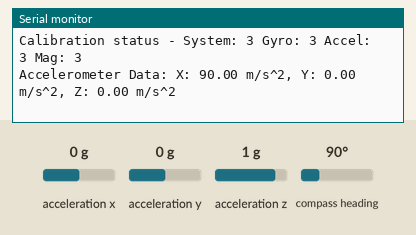
Simulated run of this sketch. Board: Arduino Uno, built for the host (arithmetic inside an expression is 32-bit, double 64-bit). Parts: the last lines printed to the serial monitor. The test bench sets the inputs (shaded band); at power-on: acceleration x 0 g, acceleration y 0 g, acceleration z 1 g, compass heading 90°. EEPROM starts erased.

Above: at 3.2 s.
3.3 s: acceleration x set to -1.4 g
At 4.6 s:
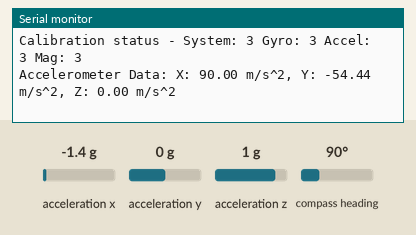
4.8 s: acceleration y set to -1.4 g
At 5.6 s:
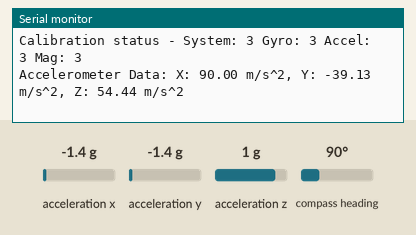
6.3 s: acceleration z set to -1.4 g
At 7.5 s:
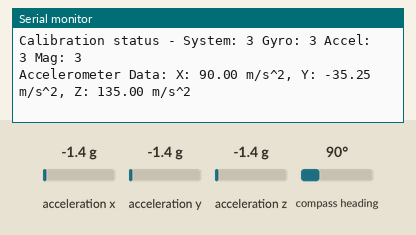
7.8 s: compass heading set to 7°
At 8.5 s:
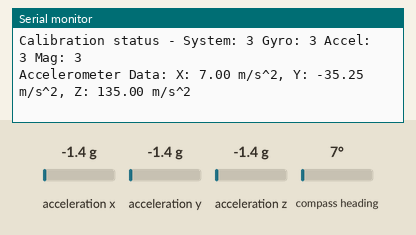
Timing chart, 0 to 10.3 s (numbered marks = the images above; inputs shaded):
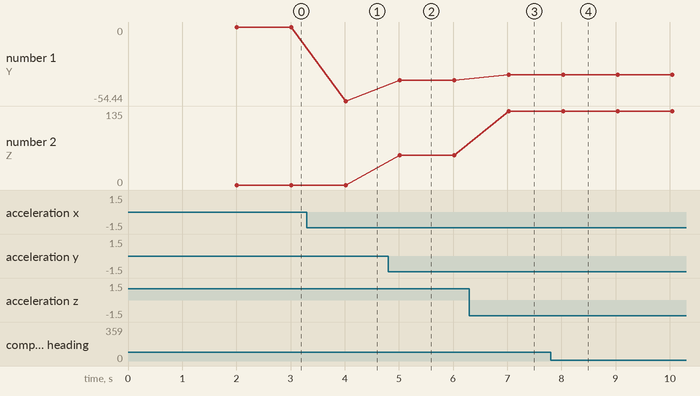

The sketch:

sensor_calibration.ino
```cpp
#include <Wire.h>
#include <Adafruit_Sensor.h>
#include <Adafruit_BNO055.h>
#include <EEPROM.h> // Include EEPROM library to save calibration data
                    //
Adafruit_BNO055 bno = Adafruit_BNO055(55);

void setup() {
  Serial.begin(115200);
  if (!bno.begin()) {
    Serial.print("No BNO055 detected ... Check your wiring or I2C ADDR!");
    while (1);
  }
  delay(1000);

  // Load calibration data from EEPROM
  loadCalibration();

  // Allow the sensor to initialize and calibrate
  delay(1000);

  Serial.println("BNO055 Calibration and Data Display");
}

void loop() {
  uint8_t system, gyro, accel, mag;
  bno.getCalibration(&system, &gyro, &accel, &mag);
  Serial.print("Calibration status - System: ");
  Serial.print(system);
  Serial.print(" Gyro: ");
  Serial.print(gyro);
  Serial.print(" Accel: ");
  Serial.print(accel);
  Serial.print(" Mag: ");
  Serial.println(mag);

  // Display sensor values
  sensors_event_t event;
  bno.getEvent(&event);
  Serial.print("Accelerometer Data: ");
  Serial.print("X: ");
  Serial.print(event.acceleration.x);
  Serial.print(" m/s^2, Y: ");
  Serial.print(event.acceleration.y);
  Serial.print(" m/s^2, Z: ");
  Serial.print(event.acceleration.z);
  Serial.println(" m/s^2");

  delay(1000);
}

// Function to save calibration data to EEPROM
void saveCalibration() {
  adafruit_bno055_offsets_t calibrationData;
  bno.getSensorOffsets(calibrationData);

  EEPROM.put(0, calibrationData);
  EEPROM.commit(); // Make sure to commit changes to EEPROM
  Serial.println("Calibration data saved to EEPROM");
}

// Function to load calibration data from EEPROM
void loadCalibration() {
  adafruit_bno055_offsets_t calibrationData;
  EEPROM.get(0, calibrationData);

  bno.setSensorOffsets(calibrationData);
  Serial.println("Calibration data loaded from EEPROM");
}
```

Measured:
- after the input at 3.3 s, the serial monitor: prints a new line after 0.72 s (image 1)
- after the input at 4.8 s, the serial monitor: prints a new line after 0.22 s (image 2)
- after the input at 6.3 s, the serial monitor: prints a new line after 0.73 s (image 3)
- after the input at 7.8 s, the serial monitor: prints a new line after 0.24 s (image 4)
- plotted number 1: 0 → -54.44 after the input at 3.3 s, -54.44 → -39.13 after the input at 4.8 s, -39.13 → -35.25 after the input at 6.3 s
- plotted number 2: 0 → 54.44 after the input at 4.8 s, 54.44 → 135 after the input at 6.3 s
